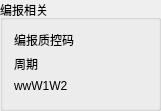
   <widget class="QGroupBox" name="Cood_GB">
    <property name="geometry">
     <rect>
      <x>740</x>
      <y>510</y>
      <width>161</width>
      <height>111</height>
     </rect>
    </property>
    <property name="title">
     <string>编报相关</string>
    </property>
    <layout class="QGridLayout" name="gridLayout_10">
     <item row="0" column="0">
      <widget class="QLabel" name="label_84">
       <property name="text">
        <string>编报质控码</string>
       </property>
      </widget>
     </item>
     <item row="2" column="0">
      <widget class="QLabel" name="label_83">
       <property name="text">
        <string>wwW1W2</string>
       </property>
      </widget>
     </item>
     <item row="1" column="1">
      <widget class="MyDoubleLabel" name="WT_DL">
       <property name="styleSheet">
        <string notr="true"/>
       </property>
       <property name="rightText">
        <string>99999</string>
       </property>
       <property name="leftText">
        <string>99999</string>
       </property>
       <property name="alignment">
        <enum>MyDoubleLabel::AlignLeft</enum>
       </property>
      </widget>
     </item>
     <item row="2" column="1">
      <widget class="MyDoubleLabel" name="wwWW_DL">
       <property name="styleSheet">
        <string notr="true"/>
       </property>
       <property name="rightText">
        <string>99999</string>
       </property>
       <property name="leftText">
        <string>99999</string>
       </property>
       <property name="alignment">
        <enum>MyDoubleLabel::AlignLeft</enum>
       </property>
      </widget>
     </item>
     <item row="0" column="1">
      <widget class="MyDoubleLabel" name="QCC_DL">
       <property name="styleSheet">
        <string notr="true"/>
       </property>
       <property name="rightText">
        <string>99999</string>
       </property>
       <property name="leftText">
        <string>99999</string>
       </property>
       <property name="alignment">
        <enum>MyDoubleLabel::AlignLeft</enum>
       </property>
      </widget>
     </item>
     <item row="1" column="0">
      <widget class="QLabel" name="label_82">
       <property name="text">
        <string>周期</string>
       </property>
      </widget>
     </item>
     <item row="3" column="0">
      <spacer name="verticalSpacer_6">
       <property name="orientation">
        <enum>Qt::Vertical</enum>
       </property>
       <property name="sizeHint" stdset="0">
        <size>
         <width>20</width>
         <height>40</height>
        </size>
       </property>
      </spacer>
     </item>
    </layout>
   </widget>
